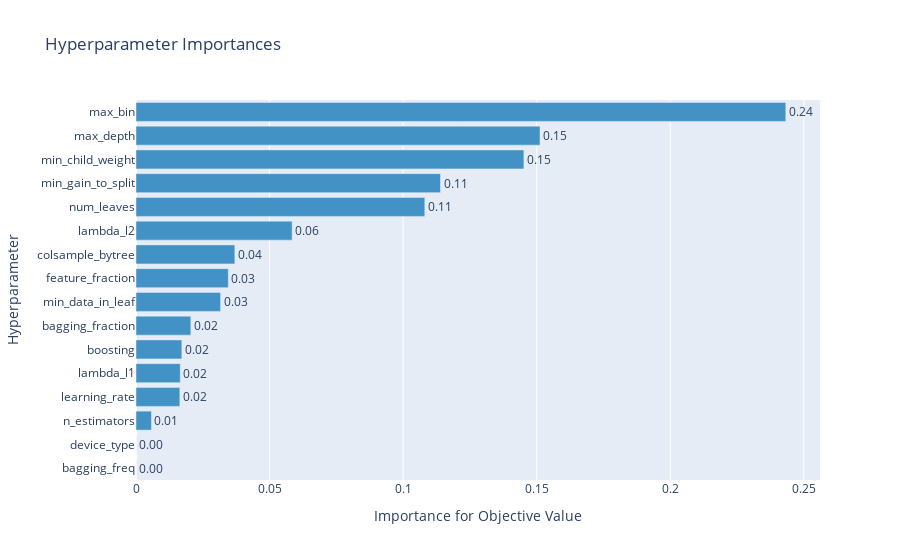

Notebook source saved alongside this figure:
### Code cell
optuna.visualization.plot_param_importances(tuning.study)

### Figure 1 — Plotly figure (JSON) as saved in the notebook; plotly's stock layout.template omitted (floating-point values rounded to 4 significant figures)
{"data": [{"cliponaxis": false, "hovertemplate": ["bagging_freq (CategoricalDistribution): 0.0<extra></extra>", "device_type (CategoricalDistribution): 0.0<extra></extra>", "n_estimators (IntUniformDistribution): 0.00578990175404553<extra></extra>", "learning_rate (DiscreteUniformDistribution): 0.016412848171232917<extra></extra>", "lambda_l1 (IntUniformDistribution): 0.01657358432148041<extra></extra>", "boosting (CategoricalDistribution): 0.01715893206372982<extra></extra>", "bagging_fraction (DiscreteUniformDistribution): 0.020528491276344027<extra></extra>", "min_data_in_leaf (IntUniformDistribution): 0.03166631225757051<extra></extra>", "feature_fraction (DiscreteUniformDistribution): 0.03456673645490031<extra></extra>", "colsample_bytree (DiscreteUniformDistribution): 0.037001612378119615<extra></extra>", "lambda_l2 (IntUniformDistribution): 0.058452420854266086<extra></extra>", "num_leaves (IntUniformDistribution): 0.10812337212510499<extra></extra>", "min_gain_to_split (UniformDistribution): 0.11399698722998253<extra></extra>", "min_child_weight (DiscreteUniformDistribution): 0.14521295147435676<extra></extra>", "max_depth (IntUniformDistribution): 0.1512468530385487<extra></extra>", "max_bin (IntUniformDistribution): 0.24326899660031778<extra></extra>"], "marker": {"color": "rgb(66,146,198)"}, "orientation": "h", "text": ["0.0", "0.0", "0.00578990175404553", "0.016412848171232917", "0.01657358432148041", "0.01715893206372982", "0.020528491276344027", "0.03166631225757051", "0.03456673645490031", "0.037001612378119615", "0.058452420854266086", "0.10812337212510499", "0.11399698722998253", "0.14521295147435676", "0.1512468530385487", "0.24326899660031778"], "textposition": "outside", "texttemplate": "%{text:.2f}", "type": "bar", "x": [0, 0, 0.00579, 0.01641, 0.01657, 0.01716, 0.02053, 0.03167, 0.03457, 0.037, 0.05845, 0.1081, 0.114, 0.1452, 0.1512, 0.2433], "y": ["bagging_freq", "device_type", "n_estimators", "learning_rate", "lambda_l1", "boosting", "bagging_fraction", "min_data_in_leaf", "feature_fraction", "colsample_bytree", "lambda_l2", "num_leaves", "min_gain_to_split", "min_child_weight", "max_depth", "max_bin"]}], "layout": {"showlegend": false, "title": {"text": "Hyperparameter Importances"}, "xaxis": {"title": {"text": "Importance for Objective Value"}}, "yaxis": {"title": {"text": "Hyperparameter"}}}}
